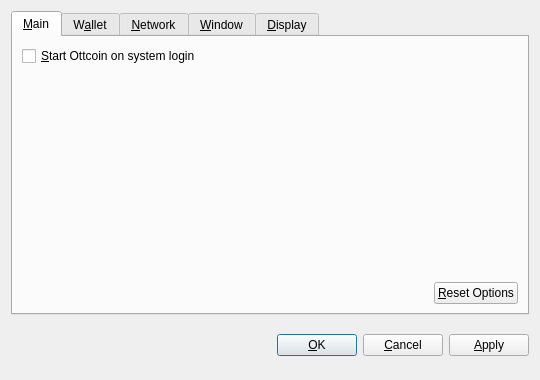
<?xml version="1.0" encoding="UTF-8"?>
<ui version="4.0">
 <class>OptionsDialog</class>
 <widget class="QDialog" name="OptionsDialog">
  <property name="geometry">
   <rect>
    <x>0</x>
    <y>0</y>
    <width>540</width>
    <height>380</height>
   </rect>
  </property>
  <property name="windowTitle">
   <string>Options</string>
  </property>
  <property name="modal">
   <bool>true</bool>
  </property>
  <layout class="QVBoxLayout" name="verticalLayout">
   <item>
    <widget class="QTabWidget" name="tabWidget">
     <property name="tabPosition">
      <enum>QTabWidget::North</enum>
     </property>
     <property name="currentIndex">
      <number>0</number>
     </property>
     <widget class="QWidget" name="tabMain">
      <attribute name="title">
       <string>&amp;Main</string>
      </attribute>
      <layout class="QVBoxLayout" name="verticalLayout_Main">
       <item>
        <widget class="QCheckBox" name="bitcoinAtStartup">
         <property name="toolTip">
          <string>Automatically start Ottcoin after logging in to the system.</string>
         </property>
         <property name="text">
          <string>&amp;Start Ottcoin on system login</string>
         </property>
        </widget>
       </item>
       <item>
        <spacer name="verticalSpacer_Main">
         <property name="orientation">
          <enum>Qt::Vertical</enum>
         </property>
         <property name="sizeHint" stdset="0">
          <size>
           <width>20</width>
           <height>40</height>
          </size>
         </property>
        </spacer>
       </item>
       <item>
        <layout class="QHBoxLayout" name="horizontalLayout_2_Main">
         <item>
          <spacer name="horizontalSpacer_2_Main">
           <property name="orientation">
            <enum>Qt::Horizontal</enum>
           </property>
           <property name="sizeHint" stdset="0">
            <size>
             <width>40</width>
             <height>20</height>
            </size>
           </property>
          </spacer>
         </item>
         <item>
          <widget class="QPushButton" name="resetButton">
           <property name="toolTip">
            <string>Reset all client options to default.</string>
           </property>
           <property name="text">
            <string>&amp;Reset Options</string>
           </property>
           <property name="autoDefault">
            <bool>false</bool>
           </property>
          </widget>
         </item>
        </layout>
       </item>
      </layout>
     </widget>
     <widget class="QWidget" name="tabWallet">
      <attribute name="title">
       <string>W&amp;allet</string>
      </attribute>
      <layout class="QVBoxLayout" name="verticalLayout_Network">
       <item>
        <widget class="QLabel" name="transactionFeeInfoLabel">
         <property name="text">
          <string>Optional transaction fee per kB that helps make sure your transactions are processed quickly. Most transactions are 1 kB.</string>
         </property>
         <property name="textFormat">
          <enum>Qt::PlainText</enum>
         </property>
         <property name="wordWrap">
          <bool>true</bool>
         </property>
        </widget>
       </item>
       <item>
        <layout class="QHBoxLayout" name="horizontalLayout_1_Main">
         <item>
          <widget class="QLabel" name="transactionFeeLabel">
           <property name="text">
            <string>Pay transaction &amp;fee</string>
           </property>
           <property name="textFormat">
            <enum>Qt::PlainText</enum>
           </property>
           <property name="buddy">
            <cstring>transactionFee</cstring>
           </property>
          </widget>
         </item>
         <item>
          <widget class="BitcoinAmountField" name="transactionFee"/>
         </item>
         <item>
          <spacer name="horizontalSpacer_1_Main">
           <property name="orientation">
            <enum>Qt::Horizontal</enum>
           </property>
           <property name="sizeHint" stdset="0">
            <size>
             <width>40</width>
             <height>20</height>
            </size>
           </property>
          </spacer>
         </item>
        </layout>
       </item>
       <item>
        <widget class="QLabel" name="label">
         <property name="text">
          <string>If you disable the spending of unconfirmed change, the change from a transaction cannot be used until that transaction has at least one confirmation. This also affects how your balance is computed.</string>
         </property>
         <property name="wordWrap">
          <bool>true</bool>
         </property>
        </widget>
       </item>
       <item>
        <widget class="QCheckBox" name="spendZeroConfChange">
         <property name="text">
          <string>Spend unconfirmed change  (experts only)</string>
         </property>
        </widget>
       </item>
       <item>
        <spacer name="verticalSpacer">
         <property name="orientation">
          <enum>Qt::Vertical</enum>
         </property>
         <property name="sizeHint" stdset="0">
          <size>
           <width>20</width>
           <height>40</height>
          </size>
         </property>
        </spacer>
       </item>
      </layout>
     </widget>
     <widget class="QWidget" name="tabNetwork">
      <attribute name="title">
       <string>&amp;Network</string>
      </attribute>
      <layout class="QVBoxLayout" name="verticalLayout_Network">
       <item>
        <widget class="QCheckBox" name="mapPortUpnp">
         <property name="toolTip">
          <string>Automatically open the Ottcoin client port on the router. This only works when your router supports UPnP and it is enabled.</string>
         </property>
         <property name="text">
          <string>Map port using &amp;UPnP</string>
         </property>
        </widget>
       </item>
       <item>
        <widget class="QCheckBox" name="connectSocks">
         <property name="toolTip">
          <string>Connect to the Ottcoin network through a SOCKS proxy (e.g. when connecting through Tor).</string>
         </property>
         <property name="text">
          <string>&amp;Connect through SOCKS proxy:</string>
         </property>
        </widget>
       </item>
       <item>
        <layout class="QHBoxLayout" name="horizontalLayout_Network">
         <item>
          <widget class="QLabel" name="proxyIpLabel">
           <property name="text">
            <string>Proxy &amp;IP:</string>
           </property>
           <property name="textFormat">
            <enum>Qt::PlainText</enum>
           </property>
           <property name="buddy">
            <cstring>proxyIp</cstring>
           </property>
          </widget>
         </item>
         <item>
          <widget class="QValidatedLineEdit" name="proxyIp">
           <property name="maximumSize">
            <size>
             <width>140</width>
             <height>16777215</height>
            </size>
           </property>
           <property name="toolTip">
            <string>IP address of the proxy (e.g. 127.0.0.1)</string>
           </property>
          </widget>
         </item>
         <item>
          <widget class="QLabel" name="proxyPortLabel">
           <property name="text">
            <string>&amp;Port:</string>
           </property>
           <property name="textFormat">
            <enum>Qt::PlainText</enum>
           </property>
           <property name="buddy">
            <cstring>proxyPort</cstring>
           </property>
          </widget>
         </item>
         <item>
          <widget class="QLineEdit" name="proxyPort">
           <property name="maximumSize">
            <size>
             <width>55</width>
             <height>16777215</height>
            </size>
           </property>
           <property name="toolTip">
            <string>Port of the proxy (e.g. 9050)</string>
           </property>
          </widget>
         </item>
         <item>
          <widget class="QLabel" name="socksVersionLabel">
           <property name="text">
            <string>SOCKS &amp;Version:</string>
           </property>
           <property name="textFormat">
            <enum>Qt::PlainText</enum>
           </property>
           <property name="buddy">
            <cstring>socksVersion</cstring>
           </property>
          </widget>
         </item>
         <item>
          <widget class="QValueComboBox" name="socksVersion">
           <property name="toolTip">
            <string>SOCKS version of the proxy (e.g. 5)</string>
           </property>
          </widget>
         </item>
         <item>
          <spacer name="horizontalSpacer_Network">
           <property name="orientation">
            <enum>Qt::Horizontal</enum>
           </property>
           <property name="sizeHint" stdset="0">
            <size>
             <width>40</width>
             <height>20</height>
            </size>
           </property>
          </spacer>
         </item>
        </layout>
       </item>
       <item>
        <spacer name="verticalSpacer_Network">
         <property name="orientation">
          <enum>Qt::Vertical</enum>
         </property>
         <property name="sizeHint" stdset="0">
          <size>
           <width>20</width>
           <height>40</height>
          </size>
         </property>
        </spacer>
       </item>
      </layout>
     </widget>
     <widget class="QWidget" name="tabWindow">
      <attribute name="title">
       <string>&amp;Window</string>
      </attribute>
      <layout class="QVBoxLayout" name="verticalLayout_Window">
       <item>
        <widget class="QCheckBox" name="minimizeToTray">
         <property name="toolTip">
          <string>Show only a tray icon after minimizing the window.</string>
         </property>
         <property name="text">
          <string>&amp;Minimize to the tray instead of the taskbar</string>
         </property>
        </widget>
       </item>
       <item>
        <widget class="QCheckBox" name="minimizeOnClose">
         <property name="toolTip">
          <string>Minimize instead of exit the application when the window is closed. When this option is enabled, the application will be closed only after selecting Quit in the menu.</string>
         </property>
         <property name="text">
          <string>M&amp;inimize on close</string>
         </property>
        </widget>
       </item>
       <item>
        <spacer name="verticalSpacer_Window">
         <property name="orientation">
          <enum>Qt::Vertical</enum>
         </property>
         <property name="sizeHint" stdset="0">
          <size>
           <width>20</width>
           <height>40</height>
          </size>
         </property>
        </spacer>
       </item>
      </layout>
     </widget>
     <widget class="QWidget" name="tabDisplay">
      <attribute name="title">
       <string>&amp;Display</string>
      </attribute>
      <layout class="QVBoxLayout" name="verticalLayout_Display">
       <item>
        <layout class="QHBoxLayout" name="horizontalLayout_1_Display">
         <item>
          <widget class="QLabel" name="langLabel">
           <property name="text">
            <string>User Interface &amp;language:</string>
           </property>
           <property name="textFormat">
            <enum>Qt::PlainText</enum>
           </property>
           <property name="buddy">
            <cstring>lang</cstring>
           </property>
          </widget>
         </item>
         <item>
          <widget class="QValueComboBox" name="lang">
           <property name="toolTip">
            <string>The user interface language can be set here. This setting will take effect after restarting Ottcoin.</string>
           </property>
          </widget>
         </item>
        </layout>
       </item>
       <item>
        <layout class="QHBoxLayout" name="horizontalLayout_2_Display">
         <item>
          <widget class="QLabel" name="unitLabel">
           <property name="text">
            <string>&amp;Unit to show amounts in:</string>
           </property>
           <property name="textFormat">
            <enum>Qt::PlainText</enum>
           </property>
           <property name="buddy">
            <cstring>unit</cstring>
           </property>
          </widget>
         </item>
         <item>
          <widget class="QValueComboBox" name="unit">
           <property name="toolTip">
            <string>Choose the default subdivision unit to show in the interface and when sending coins.</string>
           </property>
          </widget>
         </item>
        </layout>
       </item>
       <item>
        <widget class="QCheckBox" name="displayAddresses">
         <property name="toolTip">
          <string>Whether to show Ottcoin addresses in the transaction list or not.</string>
         </property>
         <property name="text">
          <string>&amp;Display addresses in transaction list</string>
         </property>
        </widget>
       </item>
       <item>
        <widget class="QCheckBox" name="coinControlFeatures">
         <property name="toolTip">
          <string>Whether to show coin control features or not.</string>
         </property>
         <property name="text">
          <string>Display coin &amp;control features (experts only!)</string>
         </property>
        </widget>
       </item>
       <item>
        <spacer name="verticalSpacer_Display">
         <property name="orientation">
          <enum>Qt::Vertical</enum>
         </property>
         <property name="sizeHint" stdset="0">
          <size>
           <width>20</width>
           <height>40</height>
          </size>
         </property>
        </spacer>
       </item>
      </layout>
     </widget>
    </widget>
   </item>
   <item>
    <layout class="QHBoxLayout" name="horizontalLayout_Buttons">
     <item>
      <spacer name="horizontalSpacer_1">
       <property name="orientation">
        <enum>Qt::Horizontal</enum>
       </property>
       <property name="sizeHint" stdset="0">
        <size>
         <width>40</width>
         <height>48</height>
        </size>
       </property>
      </spacer>
     </item>
     <item>
      <widget class="QLabel" name="statusLabel">
       <property name="font">
        <font>
         <weight>75</weight>
         <bold>true</bold>
        </font>
       </property>
       <property name="text">
        <string/>
       </property>
       <property name="textFormat">
        <enum>Qt::PlainText</enum>
       </property>
       <property name="wordWrap">
        <bool>true</bool>
       </property>
      </widget>
     </item>
     <item>
      <spacer name="horizontalSpacer_2">
       <property name="orientation">
        <enum>Qt::Horizontal</enum>
       </property>
       <property name="sizeHint" stdset="0">
        <size>
         <width>40</width>
         <height>48</height>
        </size>
       </property>
      </spacer>
     </item>
     <item>
      <widget class="QPushButton" name="okButton">
       <property name="text">
        <string>&amp;OK</string>
       </property>
      </widget>
     </item>
     <item>
      <widget class="QPushButton" name="cancelButton">
       <property name="text">
        <string>&amp;Cancel</string>
       </property>
       <property name="autoDefault">
        <bool>false</bool>
       </property>
      </widget>
     </item>
     <item>
      <widget class="QPushButton" name="applyButton">
       <property name="text">
        <string>&amp;Apply</string>
       </property>
       <property name="autoDefault">
        <bool>false</bool>
       </property>
      </widget>
     </item>
    </layout>
   </item>
  </layout>
 </widget>
 <customwidgets>
  <customwidget>
   <class>BitcoinAmountField</class>
   <extends>QSpinBox</extends>
   <header>bitcoinamountfield.h</header>
  </customwidget>
  <customwidget>
   <class>QValueComboBox</class>
   <extends>QComboBox</extends>
   <header>qvaluecombobox.h</header>
  </customwidget>
  <customwidget>
   <class>QValidatedLineEdit</class>
   <extends>QLineEdit</extends>
   <header>qvalidatedlineedit.h</header>
  </customwidget>
 </customwidgets>
 <resources/>
 <connections/>
</ui>
